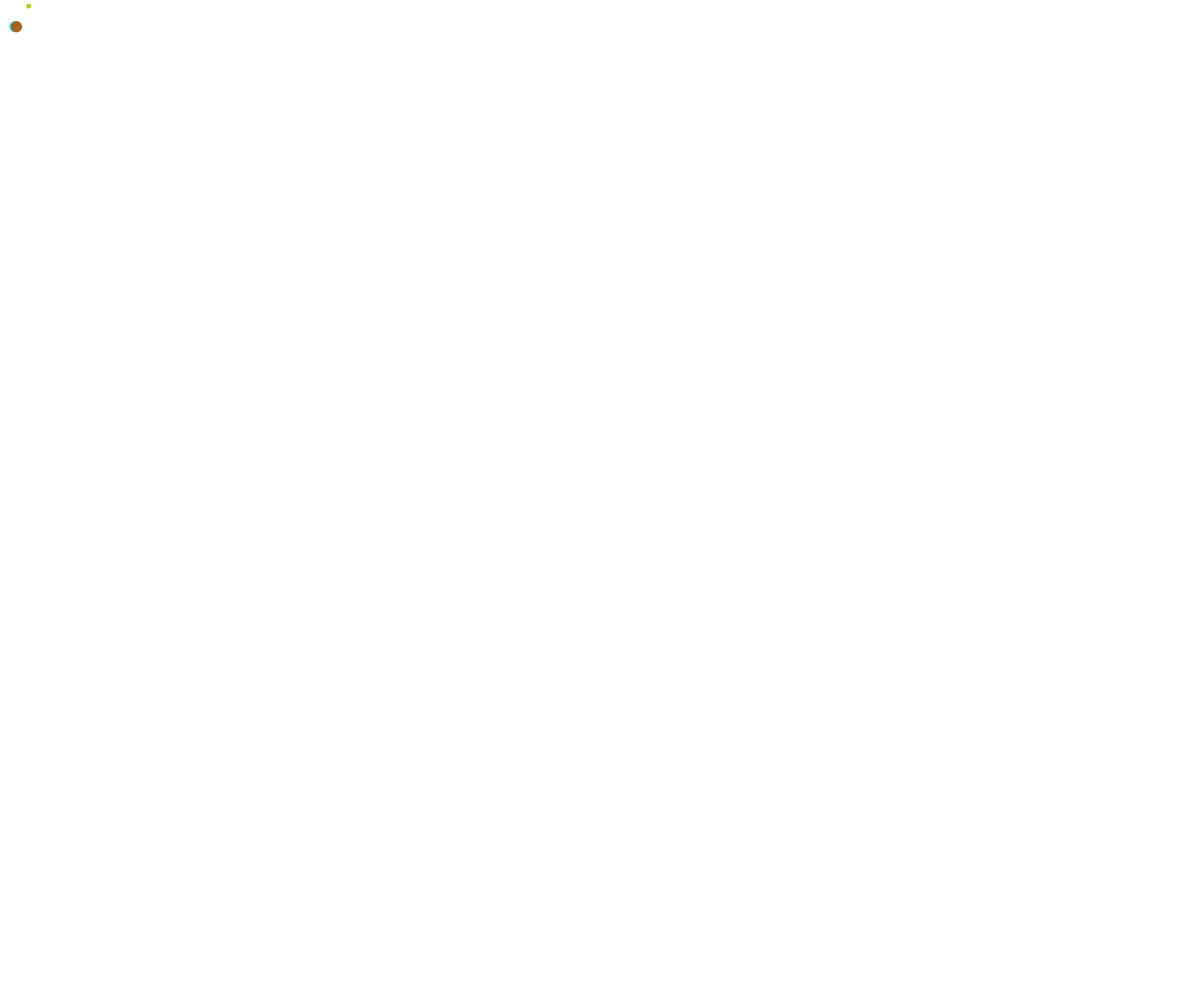
Frame 1 (no input)
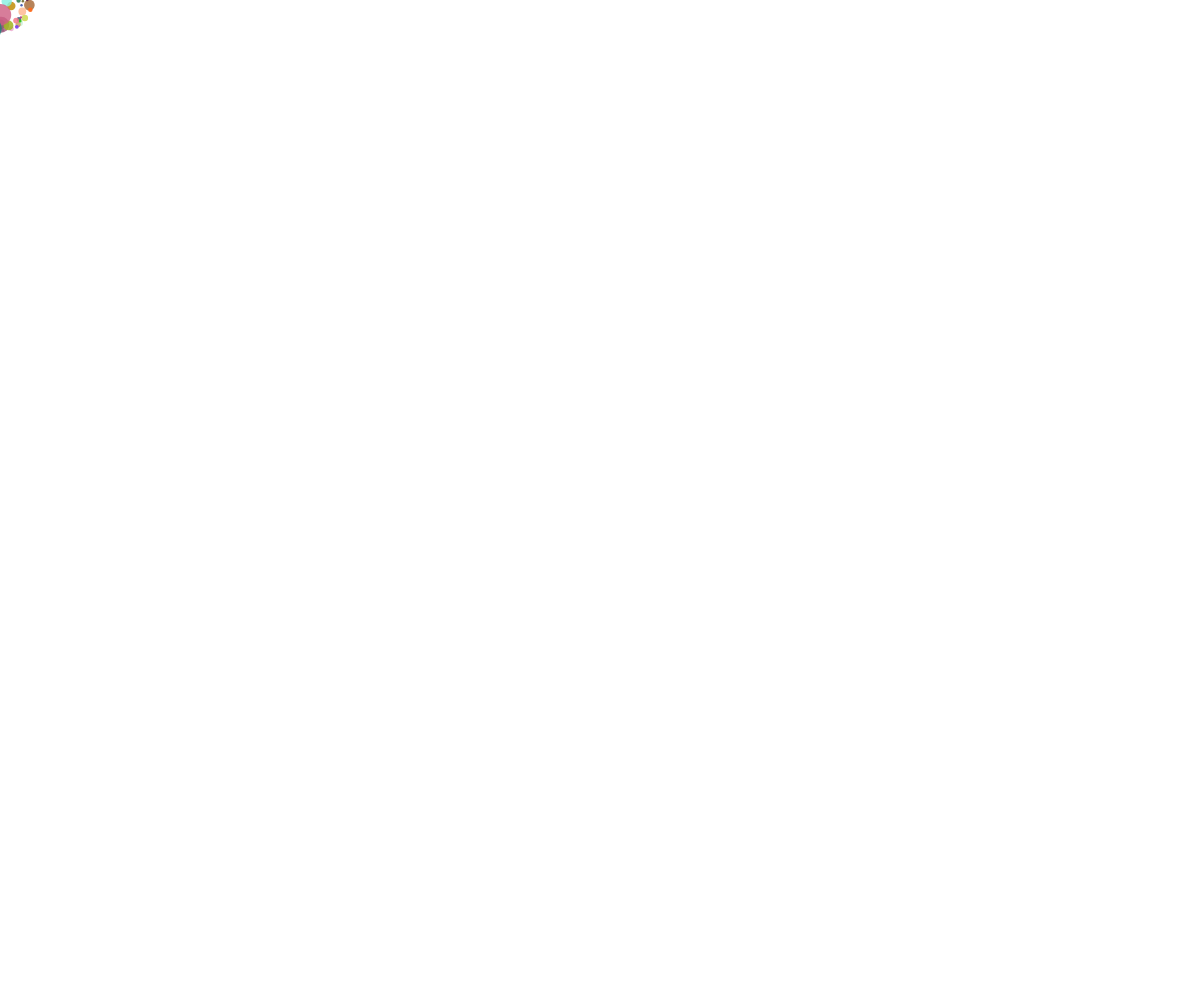
Frame 60 (no input)
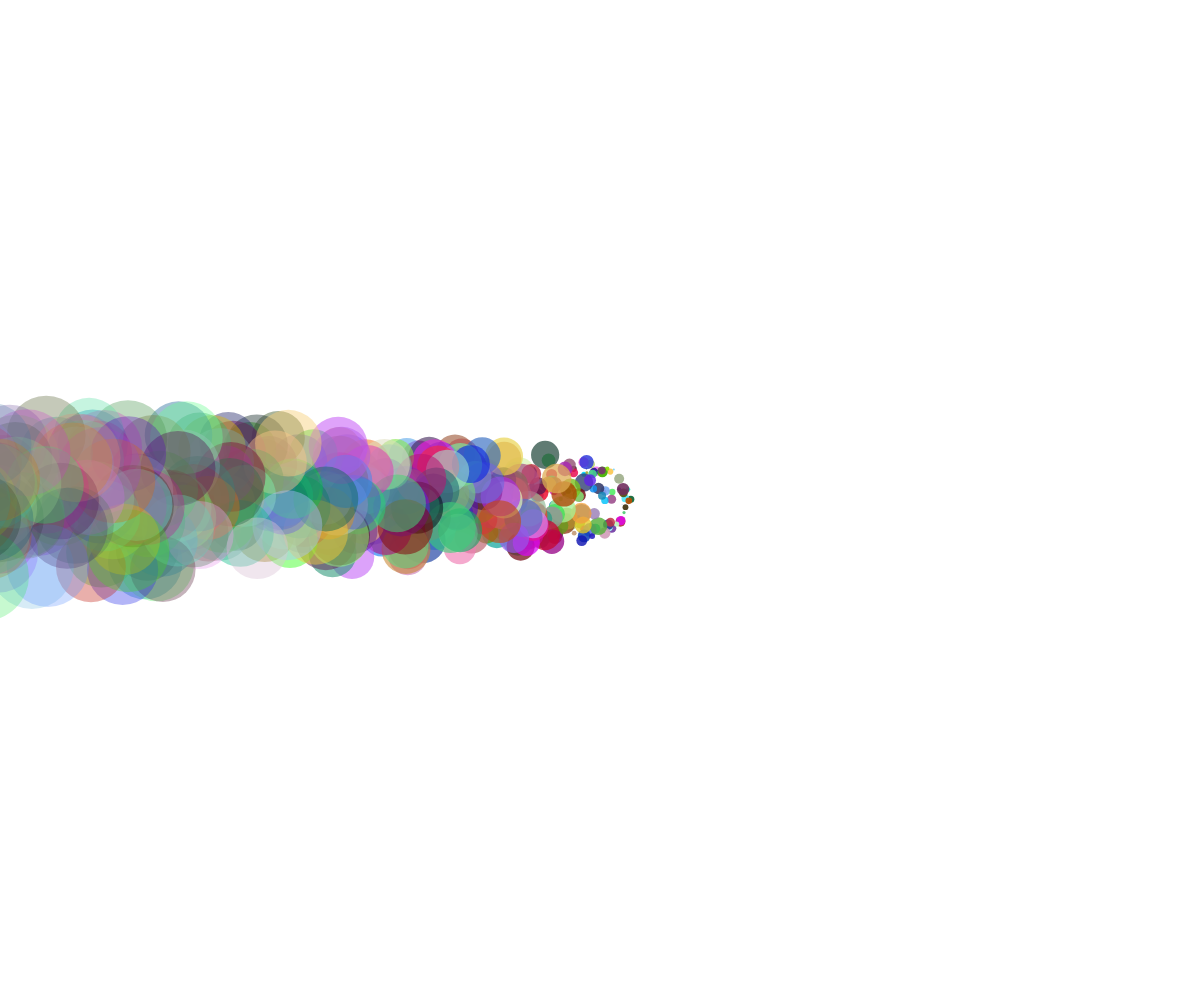
Frame 120 (the mouse pressed at the canvas centre since frame 60)

The p5.js sketch that drew these frames (run headless with seeded random() and noise() and a simulated clock; from frame 60 on, the mouse is pressed at the canvas centre):

// p5.js sketch
// ── sketch.js
let particles=[];
let cycle=0;
let angleStart;
function setup() {
//  angleMode(DEGREES);
  createCanvas(
    window.innerWidth,
    window.innerHeight);
  }

function draw() {
//  rotateX(0.8);
  background(255);
  for (let i= 0; i<10; i++){
    angleStart = random(1,360);
  let p=new Particle();
  particles.push(p);
  stroke(255);

  }

  for (let i=particles.length-1; i>=1; i--){
    particles[i].update();
    particles[i].show();
    if (particles[i].finished()){
        particles.splice(i,1);
    }

  }
}


class Particle{


  constructor(){

    this.x =mouseX + 30 * cos(angleStart);
    this.y =mouseY + 30* sin(angleStart);
    this.vx=cos(random(-180,180));
    this.vy= sin(random(-180,180));
    this.alpha= 255;
    this.color1 = random(1,255);
    this.color2 = random(1,255);
    this.color3 = random(1,255);
    this.size=random(1,15);
  }


finished(){
  return this.alpha <0;
}


update(){
this.x += this.vx;
this.y += this.vy;
this.vx -=0.2;
this.vx -=0.4;
this.alpha -=4;
this.size-=2;
}

  show(){
  noStroke();
    fill(this.color1,this.color2,this.color3,this.alpha);
    ellipse(this.x, this.y, this.size);

  }

}
